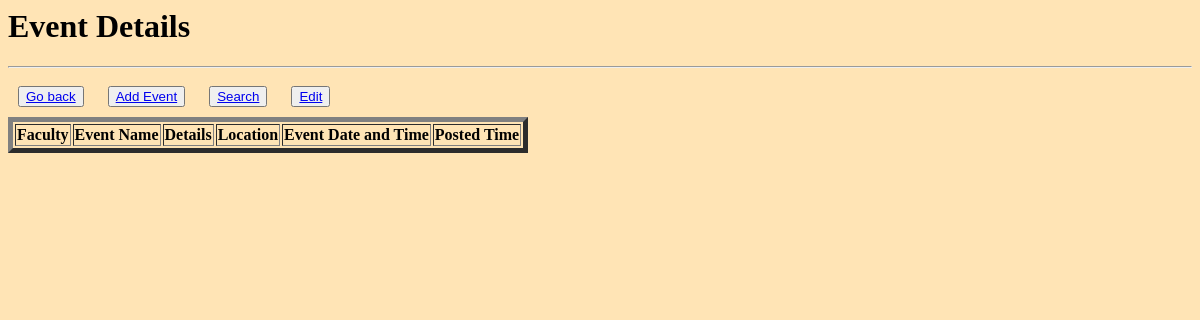
The page /event-details (signed in) on the database as committed earlier.
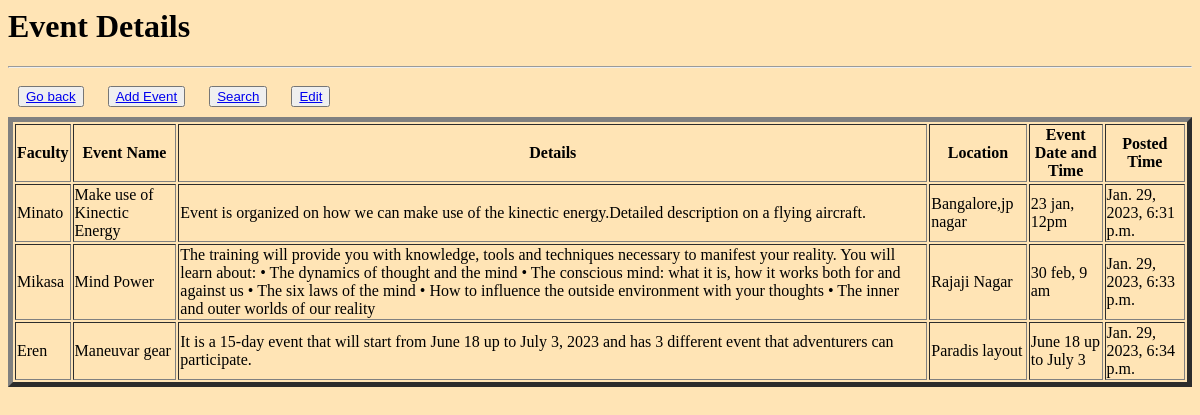
The same page on the database as committed later.
### CSE/models.py (models this page shows, shortened)
class Event(models.Model):
    fac_id = models.ForeignKey(Faculty,on_delete=models.CASCADE)
    event_Location = models.TextField(max_length=500)
    event_Name = models.CharField(max_length=200)
    event_Date = models.CharField(max_length=100)
    event_details=models.TextField(max_length=1000,null=False,blank=False)
    post_event=models.DateTimeField(auto_now_add=True)

class Faculty(AbstractUser):
    name=models.CharField(max_length=100,default='Your Name',unique=False)
    age = models.PositiveIntegerField(default=0)
    GENDER_CHOICES = (
        ('male', 'Male'),
        ('female', 'Female'),
    )
    gender = models.CharField(max_length=6, choices=GENDER_CHOICES)
    department_name = models.CharField(max_length=100)
    phone_number = models.CharField(max_length=15, null=False, blank=False,unique=True)
    ROLE=(('HOD','HOD'),('OTHER','OTHER'))
    role=models.CharField(max_length=10,choices=ROLE,default='OTHER')
    fac_id=models.UUIDField(default=uuid.uuid4(),primary_key=True,editable=False)

### CSE/views.py (the view)
# urls.py: path('event-details',views.event_details,name='event-details'),
def event_details(request):
    if request.user.is_authenticated:
        events = Event.objects.all()
        return render(request, 'eventdetail.html', {'events': events})

### CSE/templates/eventdetail.html
<body style="background-color:moccasin;">
<h1>Event Details</h1>
<hr>
<button style="margin: 10px;"><a href="{% url 'post_details' %}">Go back</a></button>
<button style="margin: 10px;"><a href="{% url 'event-create' %}">Add Event</a></button>
<button style="margin: 10px;"><a href="{% url 'searchevents' %}">Search</a></button>
<button style="margin: 10px;"><a href="{% url 'myevent_details' %}">Edit</a></button>
<table border="5">
    <thead>
        <tr>
            <th>Faculty</th>
            <th>Event Name</th>
            <th>Details</th>
            <th>Location</th>
            <th>Event Date and Time</th>
            <th>Posted Time</th>
        </tr>
    </thead>
    <tbody>
        {% for i in events %}
            <tr>
                <td>{{ i.fac_id.username }}</td>
                <td>{{ i.event_Name}}</td>
                <td>{{ i.event_details }}</td>
                <td>{{ i.event_Location }}</td>
                <td>{{ i.event_Date }}</td>
                <td>{{i.post_event}}</td>
            </tr>
        {% endfor %}
    </tbody>
</table>
</body>

Rows that differ between the two databases and show on the page:
added Event: fac_id.username "Minato", event_Name "Make use of Kinectic Energy", event_details "Event is organized on how we can make use of the kinectic energy.Detailed description on a flying aircraft.", event_Location "Bangalore,jp nagar", event_Date "23 jan, 12pm", post_event "Jan. 29, 2023, 6:31 p.m."
added Event: fac_id.username "Mikasa", event_Name "Mind Power", event_details "The training will provide you with knowledge, tools and techniques necessary to manifest your reality. You will learn about: • The dynamics of thought and the mind • The conscious mind: what it is, how it works both for and against us • The six laws of the mind • How to influence the outside environment with your thoughts • The inner and outer worlds of our reality", event_Location "Rajaji Nagar", event_Date "30 feb, 9 am", post_event "Jan. 29, 2023, 6:33 p.m."
added Event: fac_id.username "Eren", event_Name "Maneuvar gear", event_details "It is a 15-day event that will start from June 18 up to July 3, 2023 and has 3 different event that adventurers can participate.", event_Location "Paradis layout", event_Date "June 18 up to July 3", post_event "Jan. 29, 2023, 6:34 p.m."
